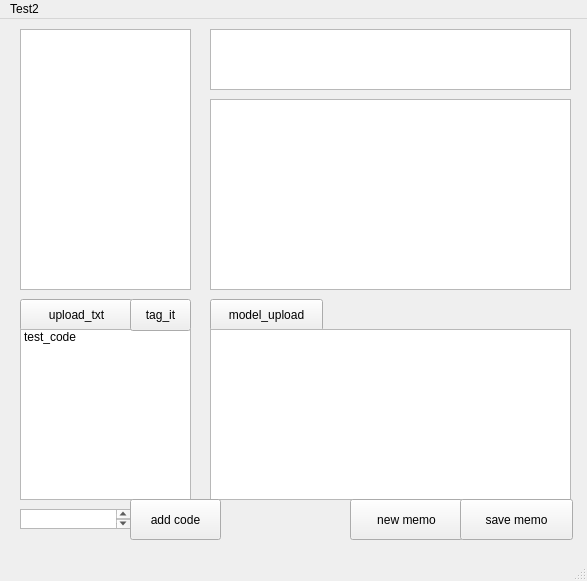
<?xml version="1.0" encoding="UTF-8"?>
<ui version="4.0">
 <class>MainWindow</class>
 <widget class="QMainWindow" name="MainWindow">
  <property name="geometry">
   <rect>
    <x>0</x>
    <y>0</y>
    <width>587</width>
    <height>581</height>
   </rect>
  </property>
  <property name="windowTitle">
   <string>MainWindow</string>
  </property>
  <widget class="QWidget" name="centralwidget">
   <widget class="QPlainTextEdit" name="file_viewer">
    <property name="geometry">
     <rect>
      <x>20</x>
      <y>10</y>
      <width>171</width>
      <height>261</height>
     </rect>
    </property>
   </widget>
   <widget class="QPushButton" name="file_select_button">
    <property name="geometry">
     <rect>
      <x>20</x>
      <y>280</y>
      <width>113</width>
      <height>32</height>
     </rect>
    </property>
    <property name="text">
     <string>upload_txt</string>
    </property>
   </widget>
   <widget class="QGraphicsView" name="img_viewer">
    <property name="geometry">
     <rect>
      <x>210</x>
      <y>80</y>
      <width>361</width>
      <height>191</height>
     </rect>
    </property>
   </widget>
   <widget class="QPushButton" name="model_upload">
    <property name="geometry">
     <rect>
      <x>210</x>
      <y>280</y>
      <width>113</width>
      <height>32</height>
     </rect>
    </property>
    <property name="text">
     <string>model_upload</string>
    </property>
   </widget>
   <widget class="QGraphicsView" name="audio_visual">
    <property name="geometry">
     <rect>
      <x>210</x>
      <y>10</y>
      <width>361</width>
      <height>61</height>
     </rect>
    </property>
   </widget>
   <widget class="QTextEdit" name="memo_text">
    <property name="geometry">
     <rect>
      <x>210</x>
      <y>310</y>
      <width>361</width>
      <height>171</height>
     </rect>
    </property>
   </widget>
   <widget class="QListWidget" name="code_list">
    <property name="geometry">
     <rect>
      <x>20</x>
      <y>310</y>
      <width>171</width>
      <height>171</height>
     </rect>
    </property>
    <item>
     <property name="text">
      <string>test_code</string>
     </property>
    </item>
   </widget>
   <widget class="QPlainTextEdit" name="code_input_box">
    <property name="geometry">
     <rect>
      <x>20</x>
      <y>490</y>
      <width>111</width>
      <height>20</height>
     </rect>
    </property>
   </widget>
   <widget class="QPushButton" name="add_code_button">
    <property name="geometry">
     <rect>
      <x>130</x>
      <y>480</y>
      <width>91</width>
      <height>41</height>
     </rect>
    </property>
    <property name="text">
     <string>add code</string>
    </property>
   </widget>
   <widget class="QPushButton" name="tag_it_button">
    <property name="geometry">
     <rect>
      <x>130</x>
      <y>280</y>
      <width>61</width>
      <height>32</height>
     </rect>
    </property>
    <property name="text">
     <string>tag_it</string>
    </property>
   </widget>
   <widget class="QPushButton" name="new_memo_button">
    <property name="geometry">
     <rect>
      <x>350</x>
      <y>480</y>
      <width>113</width>
      <height>41</height>
     </rect>
    </property>
    <property name="text">
     <string>new memo</string>
    </property>
   </widget>
   <widget class="QPushButton" name="save_memo_button">
    <property name="geometry">
     <rect>
      <x>460</x>
      <y>480</y>
      <width>113</width>
      <height>41</height>
     </rect>
    </property>
    <property name="text">
     <string>save memo</string>
    </property>
   </widget>
  </widget>
  <widget class="QMenuBar" name="menubar">
   <property name="geometry">
    <rect>
     <x>0</x>
     <y>0</y>
     <width>587</width>
     <height>22</height>
    </rect>
   </property>
   <widget class="QMenu" name="menuTest2">
    <property name="title">
     <string>Test2</string>
    </property>
    <addaction name="separator"/>
   </widget>
   <addaction name="menuTest2"/>
  </widget>
  <widget class="QStatusBar" name="statusbar"/>
 </widget>
 <resources/>
 <connections/>
</ui>
